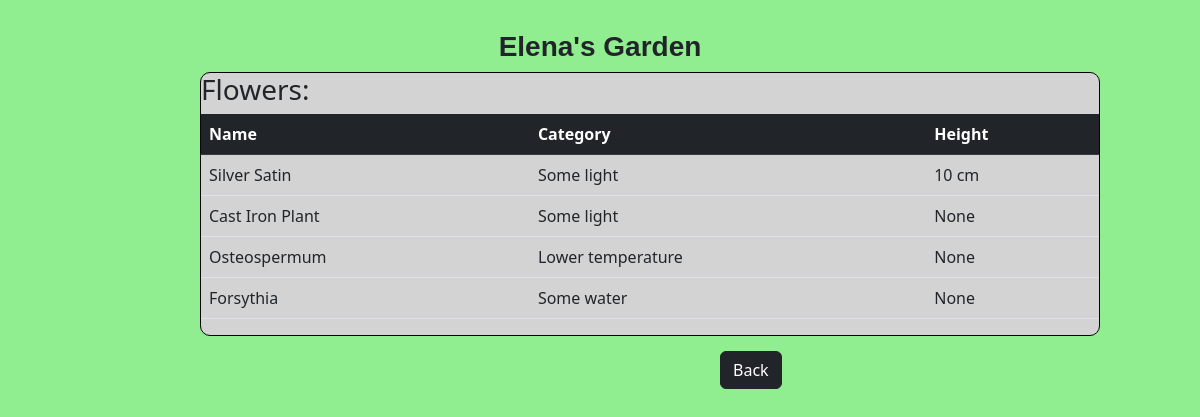
Screenshot of /garden-info/ (signed in) with the database file from the repository.
### FlowersApp/models.py (models this page shows, shortened)
class Garden(models.Model):
    name = models.CharField(max_length=50)
    flower = models.ManyToManyField(Flower)
    private = models.BooleanField()
    reminder = models.ForeignKey(Reminder, null=True, blank=True, on_delete=models.CASCADE)
    user = models.ForeignKey(User, on_delete=models.CASCADE)

class Flower(models.Model):
    name = models.CharField(max_length=50)
    description = models.CharField(max_length=500)
    height = models.CharField(max_length=50, null=True, blank=True)
    grow_date = models.DateField(null=True, blank=True)
    category = models.ForeignKey(FlowerCategory, on_delete=models.CASCADE)
    image = models.ImageField(upload_to="covers")

class FlowerCategory(models.Model):
    name = models.CharField(max_length=50)
    description = models.CharField(max_length=150)
    def __str__(self):
        return self.name

### FlowersApp/views.py (the view)
# urls.py: path('garden-info/', gardenInfo, name="gardenInfo"),
def gardenInfo(request):
    context = {"garden": Garden.objects.filter(user=request.user).all(),
               "flowers": Flower.objects.filter(garden__user=request.user)}
    return render(request, "garden-info.html", context=context)

### FlowersApp/templates/garden-info.html (shortened to what this page needs)
<!DOCTYPE html>
<html lang="en">
<head>
    <link href="https://cdn.jsdelivr.net/npm/bootstrap@5.2.0-beta1/dist/css/bootstrap.min.css" rel="stylesheet">
</head>
<body style="background: lightgreen">
<div>
    {% for g in garden %}
        <h3 style="font-weight: bold; font-family: sans-serif; text-align: center; margin-top: 30px"> {{ g.name }}</h3>
        <div style="background: lightgrey; border: 1px solid black; border-radius: 10px; margin-left: 200px" class="w-75" >
            <h3>Flowers:</h3>
            <table class="table">
              <thead class="table-dark">
                <tr>
                  <th scope="col">Name</th>
                  <th scope="col">Category</th>
                  <th scope="col">Height</th>
                </tr>
              </thead>
              <tbody>
               {% for f in flowers %}
                <tr>
                  <td>{{ f.name }}</td>
                <td>{{ f.category }}</td>
                <td>{{ f.height }}</td>
                </tr>
               {% endfor %}
              </tbody>
            </table>
        </div>
    {% endfor %}
</div>
<a onclick="history.back()" class="btn btn-dark" style="margin-left: 720px; margin-top: 15px; margin-bottom: 10px">Back</a>
</body>
</html>

### rows the page displays
Garden: name "Elena's Garden"
Flower: name "Silver Satin", category "Some light", height "10 cm"
Flower: name "Cast Iron Plant", category "Some light", height "None"
Flower: name "Osteospermum", category "Lower temperature", height "None"
Flower: name "Forsythia", category "Some water", height "None"
